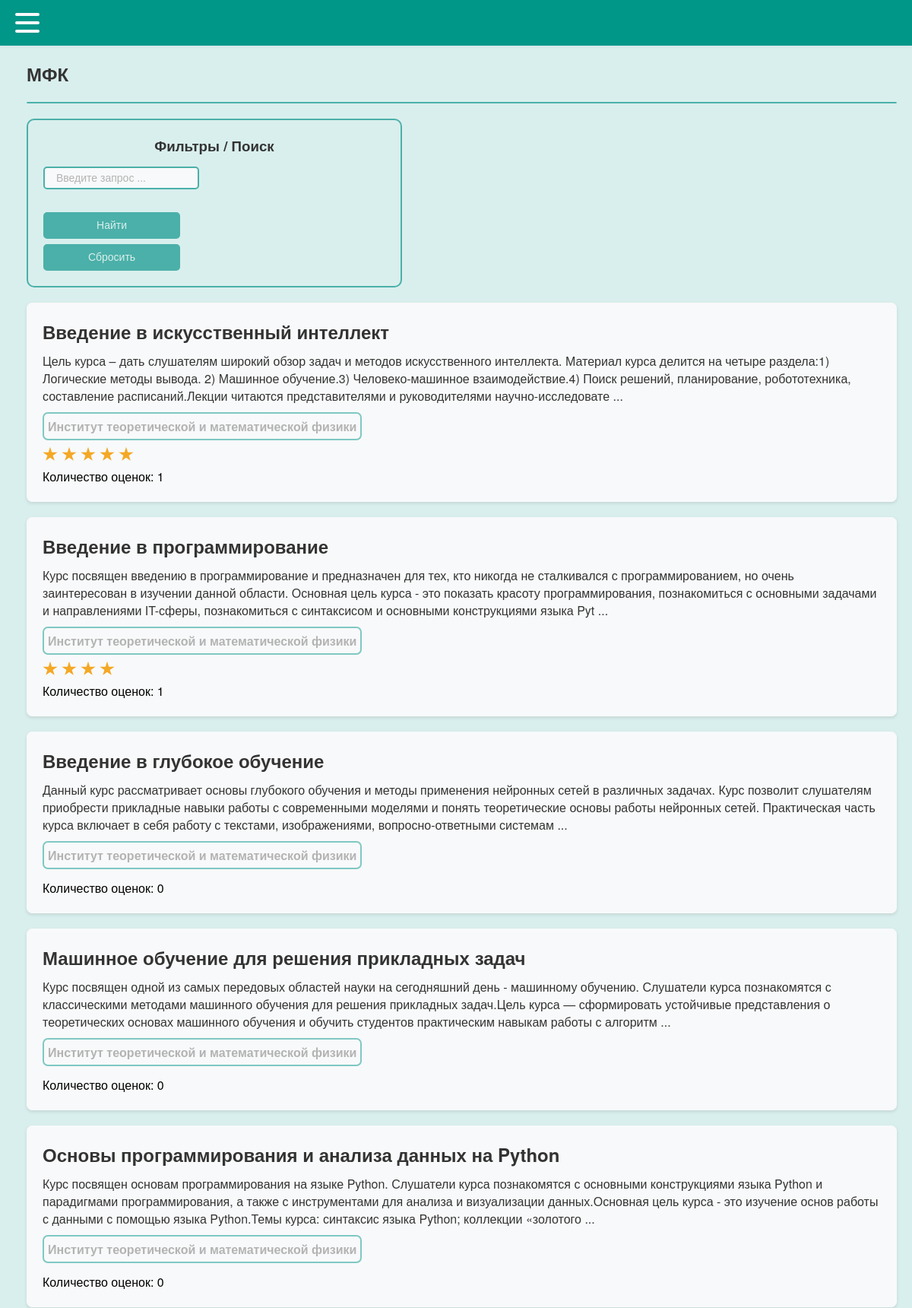
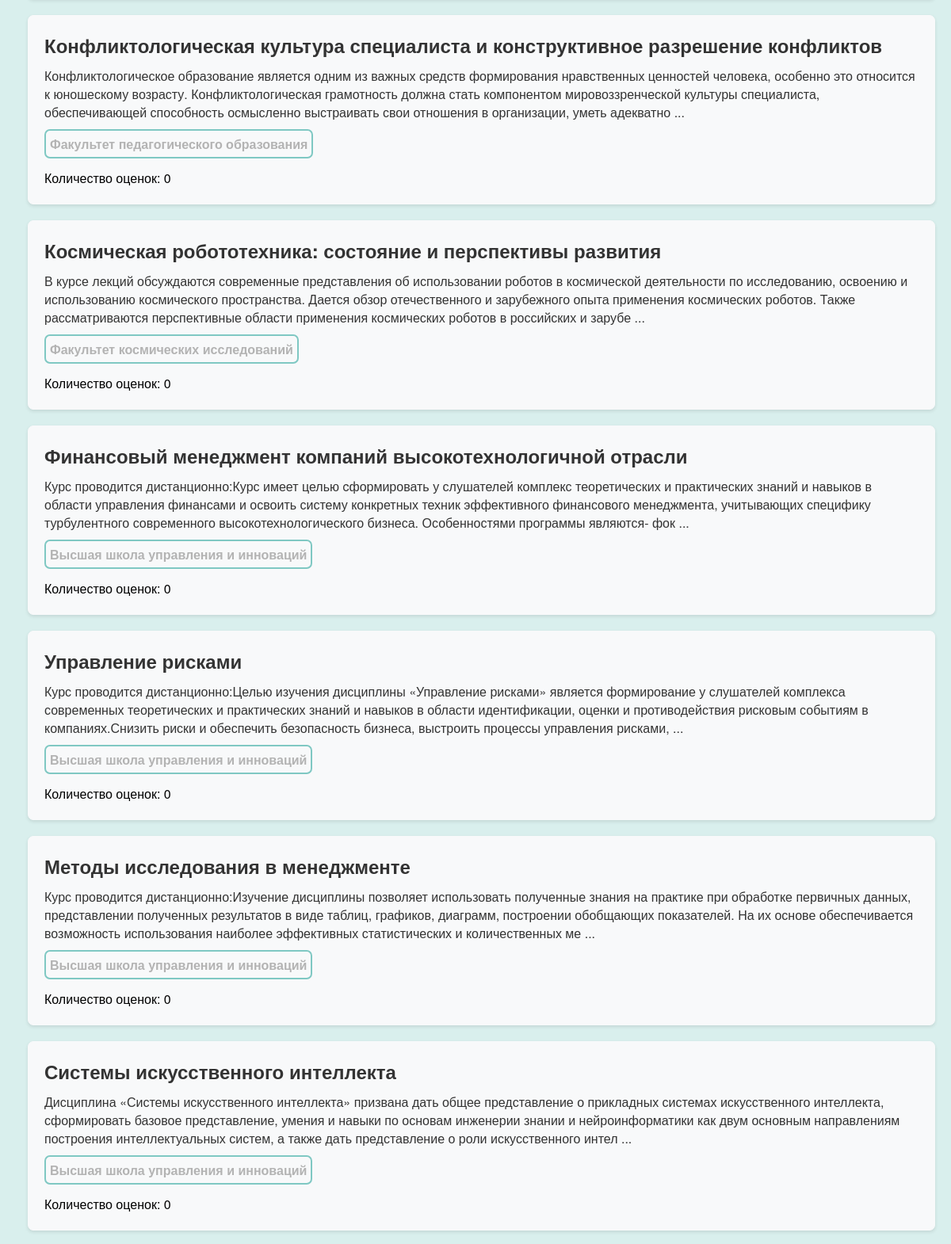
The page /dict (upper part) on the database its author committed (2 pictures, top to bottom).
### tables this page shows
CREATE TABLE mfk (
id integer PRIMARY KEY AUTOINCREMENT,
name text,
faculty text,
desc text,
online text,
openclose text,
score text,
score_numb integer
);

### testApp.py (the view, shortened to what this page needs)
@app.route("/")
@app.route("/dict", methods=['GET', 'POST'])
def dict():
    return render_template('dict.html', my_text='МФК', menu=menu, mfk_table=dbase.getMfkAnonce(), dbase=dbase)

### FDataBase.py (called while the page is built)
    def getMfkAnonce(self):
        try:
            self.__cur.execute(f"SELECT * FROM mfk ORDER BY id DESC")
            res = self.__cur.fetchall()
            if res: return res
        except sqlite3.Error as e:
            print("getMfkAnonce Ошибка получения статьи из БД " + str(e))
        return []

### testApp.py (called while the page is built)
def connect_db():
    conn = sqlite3.connect(app.config['DATABASE'])
    conn.row_factory = sqlite3.Row
    return conn

def get_db():
    if not hasattr(g, 'link_db'):
        g.link_db = connect_db()
    return g.link_db

@app.before_request
def before_request():
    global dbase
    db = get_db()
    dbase = FDataBase(db)

### templates/dict.html (shortened to what this page needs)
{% extends 'index.html' %}
{% block content %}
        <div class="filter-block">
            <h3 style="margin-top: 0px; text-align: center;">Фильтры / Поиск</h3>
            <form method="POST" action="/dict">
                <input class="search-input" placeholder="Введите запрос ..." name="search">
                <br>
                <div class="button_container">
                    <div class="center">
                        <button class="btn">
                            <span style="font-size: 14px;" class="btn_span">Найти</span>
                        </button>
                    </div>
                </div>
            </form>
            <a href="{{ url_for('dict')}}">
                <div style="margin-top: 7px;" class="button_container">
                    <div class="center">
                        <button class="btn">
                            <span style="font-size: 14px;" class="btn_span">Сбросить</span>
                        </button>
                    </div>
                </div>
            </a>
        </div>
    <ul class="list-posts">
        {% for m in mfk_table %}
            <a style="" class="my_a" href="{{ url_for('showMfk', alias=m.id)}}">
                <li class="mfk_on_main_page">
                        <h2 style="margin: 0px 0px 10px 0px;">{{m.name}}</h2>
                        <div class="my_desc">{{m.desc[:350]}} ...</div>
                        <div style="color: var(--my-light-grey); border: 2px solid var(--my-2light-blue); border-radius: 7px; padding: 5px; margin: 10px 5px 0px 0px; display: inline-block;">
                            <b>{{m.faculty}}</b>
                        </div>
                        <div class="comment_stars_background comment_container container">
                          <div class="comment_stars_background container__items">
                            {% for i in range(m.score|int) %}
                              <label class="comment_stars_background my_label" for="">
                                <div class="star-stroke">
                                </div>
                              </label>
                            {% endfor %}
                          </div>
                        </div>
                    <p style="color: black; margin-bottom:-15px; margin-top:7px; ">
                        {% if m.score_numb == None %}
                            Количество оценок: 0
                        {% else %}
                            Количество оценок: {{ m.score_numb }}
                        {% endif %}
                </li>
            </a>
        {% endfor %}
    </ul>
{% endblock %}

### static/css/style.css (style rules this page uses)
:root { --primary-colour: #f8f9fa; --secondary-colour: hsl(38 90% 55%); --star-colour: hsl(38 90% 55%); --menu-blue: #009688; --my-light-blue: #4bb0a9; --my-2light-blue: #7fc8c3; --my-background: #D9EFED; --my-white: #f8f9fa; --my-2light-grey: #e6e6e6; --my-light-grey: #b3b3b3; --my-grey: #747474; --my-black: #4f4f4f; }
body { font-family: 'Helvetica Neue', Helvetica, sans-serif; margin: 0; padding: 0; background: var(--my-background); }
.filter-block { width: 450px; border: 2px solid var(--my-light-blue); border-radius: 10px; padding: 20px; margin: 0px; }
.search-input { max-width: 100%; height: 30px; width: 205px; margin-bottom: 7px; margin-top: -5px; border: 2px solid var(--my-light-blue); border-radius: 5px; font-color: red; padding: 3px 5px 3px 15px; font-size: 14px; transition: 0.4s ease-in-out; outline:none; background: var(--my-white); box-sizing: border-box; display: block; max-width: 100%; margin-right: 70px; }
::placeholder { color: var(--my-light-grey); opacity: 1; }
a { color: #007bff; text-decoration: none; }
.my_a { color: #333; }
.button_container { display: block; display: flex; flex-direction: column; justify-content: center; align-items: left; }
.center { width: 180px; height: 35px; position: relative; display: flex; align-items: left; }
.btn { width: 180px; height: 35px; cursor: pointer; background: var(--my-light-blue); border: none; outline: none; transition: 0.7s ease-in-out; border: 2px solid var(--my-light-blue); border-radius: 5px; border-color: var(--my-light-blue); }
.btn_span { color: var(--my-background); font-weight: 100; font-size: 13px; }
.mfk_on_main_page { transition: 0.4s ease; border-radius: 7px; box-shadow: 0px 4px 8px rgba(0, 0, 0, 0.5); }
ul.list-posts { list-style: none; margin: 0; padding: 0; }
ul.list-posts li { margin: 20px 0; padding: 20px; border: 1px solid var(--my-white); background: var(--my-white); box-shadow: 0px 2px 4px rgba(0, 0, 0, 0.1); }
.my_desc { margin-bottom: 0px; color: #333; }
.my_label { margin-right: 5px; }
.container { background: #f8f9fa; margin: 0; padding: 0; display: flex; align-items: center; }
.container .container__items { display: flex; align-items: left; justify-content: left; gap: -50px; }
.container .container__items label { aspect-ratio: 1; }
.container .container__items label .star-stroke { display: grid; place-items: center; width: 20px; height: 20px; background: var(--secondary-colour); clip-path: polygon(50% 0%, 61% 35%, 98% 35%, 68% 57%, 79% 91%, 50% 70%, 21% 91%, 32% 57%, 2% 35%, 39% 35%); }
.star-stroke { z-index: 10; }
.comment_container { background: #f8f9fa; margin: 0; padding: 0; display: flex; align-items: center; }
.comment_stars_background { background: var(--my-white); padding: 3px 0px 0px 0px; }

### rows shown on the page
mfk: name "Введение в искусственный интеллект", desc "Цель курса – дать слушателям широкий обзор задач и методов искусственного интеллекта. Материал курса делится на четыре раздела:1) Логические методы вывода. 2) Машинное обучение.3) Человеко-машинное взаимодействие.4) Поиск решений, планирование, робототехника, составление расписаний.Лекции читаются представителями и руководителями научно-исследовате", faculty "Институт теоретической и математической физики", score "5" (drawn), score_numb "1"
mfk: name "Введение в программирование", desc "Курс посвящен введению в программирование и предназначен для тех, кто никогда не сталкивался с программированием, но очень заинтересован в изучении данной области. Основная цель курса - это показать красоту программирования, познакомиться с основными задачами и направлениями IT-сферы, познакомиться с синтаксисом и основными конструкциями языка Pyt", faculty "Институт теоретической и математической физики", score "4" (drawn), score_numb "1"
mfk: name "Введение в глубокое обучение", desc "Данный курс рассматривает основы глубокого обучения и методы применения нейронных сетей в различных задачах. Курс позволит слушателям приобрести прикладные навыки работы с современными моделями и понять теоретические основы работы нейронных сетей. Практическая часть курса включает в себя работу с текстами, изображениями, вопросно-ответными системам", faculty "Институт теоретической и математической физики", shows "Количество оценок: 0"
mfk: name "Машинное обучение для решения прикладных задач", desc "Курс посвящен одной из самых передовых областей науки на сегодняшний день - машинному обучению. Слушатели курса познакомятся с классическими методами машинного обучения для решения прикладных задач.Цель курса — сформировать устойчивые представления о теоретических основах машинного обучения и обучить студентов практическим навыкам работы с алгоритм", faculty "Институт теоретической и математической физики", shows "Количество оценок: 0"
mfk: name "Основы программирования и анализа данных на Python", desc "Курс посвящен основам программирования на языке Python. Слушатели курса познакомятся с основными конструкциями языка Python и парадигмами программирования, а также с инструментами для анализа и визуализации данных.Основная цель курса - это изучение основ работы с данными с помощью языка Python.Темы курса: синтаксис языка Python; коллекции «золотого", faculty "Институт теоретической и математической физики", shows "Количество оценок: 0"
mfk: name "Конфликтологическая культура специалиста и конструктивное разрешение конфликтов", desc "Конфликтологическое образование является одним из важных средств формирования нравственных ценностей человека, особенно это относится к юношескому возрасту. Конфликтологическая грамотность должна стать компонентом мировоззренческой культуры специалиста, обеспечивающей способность осмысленно выстраивать свои отношения в организации, уметь адекватно", faculty "Факультет педагогического образования", shows "Количество оценок: 0"
mfk: name "Космическая робототехника: состояние и перспективы развития", desc "В курсе лекций обсуждаются современные представления об использовании роботов в космической деятельности по исследованию, освоению и использованию космического пространства. Дается обзор отечественного и зарубежного опыта применения космических роботов. Также рассматриваются перспективные области применения космических роботов в российских и зарубе", faculty "Факультет космических исследований", shows "Количество оценок: 0"
mfk: name "Финансовый менеджмент компаний высокотехнологичной отрасли", desc "Курс проводится дистанционно:Курс имеет целью cформировать у слушателей комплекс теоретических и практических знаний и навыков в области управления финансами и освоить систему конкретных техник эффективного финансового менеджмента, учитывающих специфику турбулентного современного высокотехнологического бизнеса. Особенностями программы являются- фок", faculty "Высшая школа управления и инноваций", shows "Количество оценок: 0"
mfk: name "Управление рисками", desc "Курс проводится дистанционно:Целью изучения дисциплины «Управление рисками» является формирование у слушателей комплекса современных теоретических и практических знаний и навыков в области идентификации, оценки и противодействия рисковым событиям в компаниях.Снизить риски и обеспечить безопасность бизнеса, выстроить процессы управления рисками,", faculty "Высшая школа управления и инноваций", shows "Количество оценок: 0"
mfk: name "Методы исследования в менеджменте", desc "Курс проводится дистанционно:Изучение дисциплины позволяет использовать полученные знания на практике при обработке первичных данных, представлении полученных результатов в виде таблиц, графиков, диаграмм, построении обобщающих показателей. На их основе обеспечивается возможность использования наиболее эффективных статистических и количественных ме", faculty "Высшая школа управления и инноваций", shows "Количество оценок: 0"
mfk: name "Системы искусственного интеллекта", desc "Дисциплина «Системы искусственного интеллекта» призвана дать общее представление о прикладных системах искусственного интеллекта, сформировать базовое представление, умения и навыки по основам инженерии знании и нейроинформатики как двум основным направлениям построения интеллектуальных систем, а также дать представление о роли искусственного интел", faculty "Высшая школа управления и инноваций", shows "Количество оценок: 0"

### other values the page prints
{{ my_text }} "МФК"
